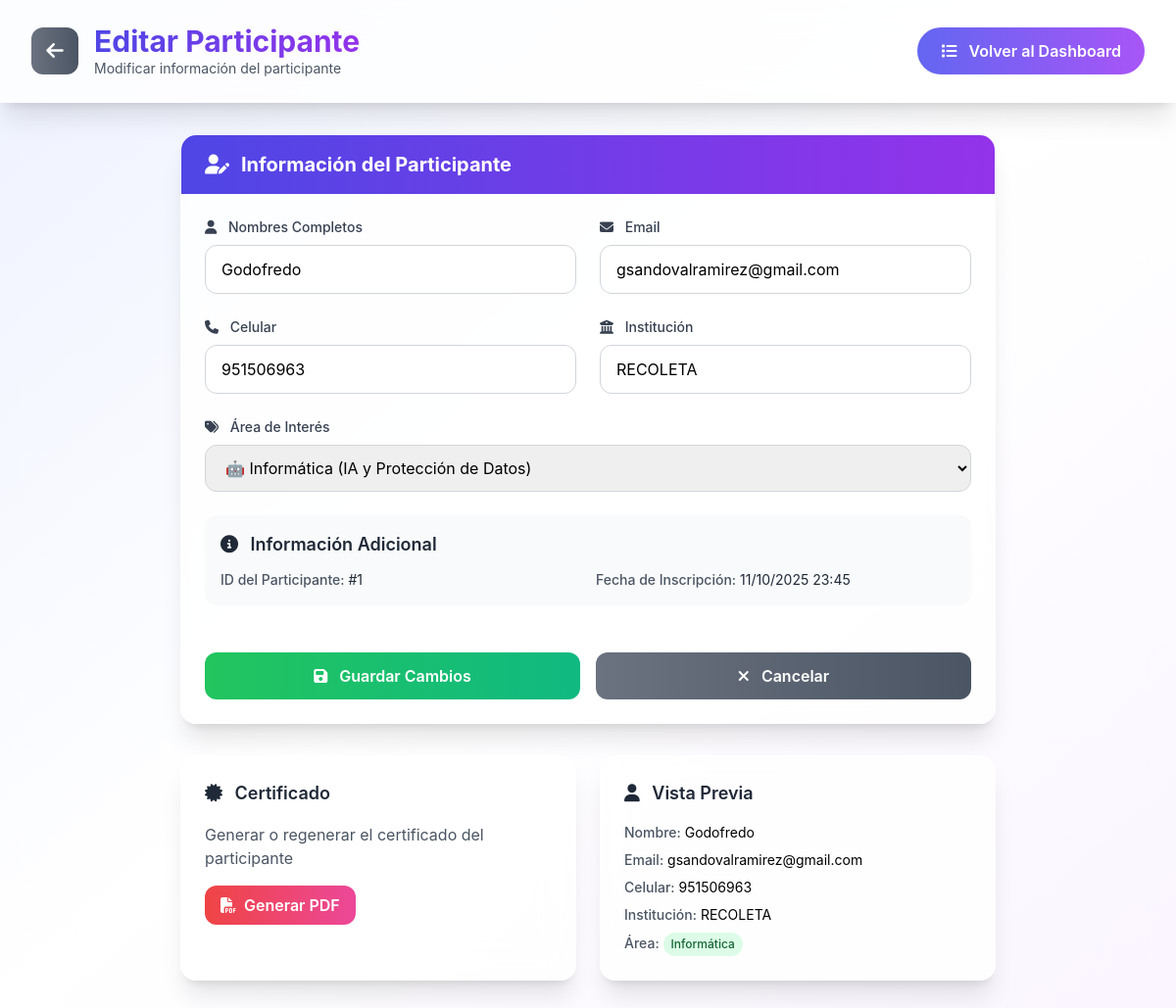
The app's page /admin/editar_participante.php?id=1 (signed in) with its own data.
### tables this page shows
CREATE TABLE `preinscripciones` (
  `id` int(11) NOT NULL,
  `nombres` varchar(150) NOT NULL,
  `email` varchar(100) NOT NULL,
  `celular` varchar(15) NOT NULL,
  `institucion` varchar(150) NOT NULL,
  `area` enum('informatica','metalmecanica') NOT NULL,
  `fecha_inscripcion` timestamp NOT NULL DEFAULT current_timestamp()
);

### admin/editar_participante.php (the view, shortened to what this page needs)
<?php
require_once '../config/conexion.php';
$id = isset($_GET['id']) ? (int)$_GET['id'] : 0;
$stmt = $pdo->prepare("SELECT * FROM preinscripciones WHERE id = ?");
$stmt->execute([$id]);
$participante = $stmt->fetch(PDO::FETCH_ASSOC);
?>
<!DOCTYPE html>
<html lang="es">
<head>
    <link href="https://cdnjs.cloudflare.com/ajax/libs/font-awesome/6.4.0/css/all.min.css" rel="stylesheet">
    <link href="../assets/css/styles.css" rel="stylesheet">
    <script src="https://cdn.tailwindcss.com"></script>
</head>
<body class="bg-gradient-to-br from-indigo-50 via-white to-purple-50 min-h-screen">
    <div class="bg-white/80 backdrop-blur-lg shadow-xl border-b border-white/20">
        <div class="max-w-7xl mx-auto px-4 sm:px-6 lg:px-8">
            <div class="flex justify-between items-center py-6">
                <div class="flex items-center space-x-4">
                    <a href="dashboard.php" class="w-12 h-12 bg-gradient-to-r from-gray-500 to-gray-600 rounded-xl flex items-center justify-center hover:shadow-lg transform hover:-translate-y-1 transition-all duration-200">
                        <i class="fas fa-arrow-left text-white text-xl"></i>
                    </a>
                    <div>
                        <h1 class="text-3xl font-bold bg-gradient-to-r from-indigo-600 to-purple-600 bg-clip-text text-transparent">
                        </h1>
                        <p class="text-gray-600 text-sm">Modificar información del participante</p>
                    </div>
                </div>
                <a href="dashboard.php" class="bg-gradient-to-r from-indigo-500 to-purple-500 text-white px-6 py-3 rounded-full font-semibold hover:shadow-lg transform hover:-translate-y-1 transition-all duration-200">
                    <i class="fas fa-list mr-2"></i>
                    Volver al Dashboard
                </a>
            </div>
        </div>
    </div>
    <div class="max-w-4xl mx-auto px-4 sm:px-6 lg:px-8 py-8">
        <div class="bg-white/80 backdrop-blur-lg rounded-2xl shadow-xl border border-white/20 overflow-hidden">
            <div class="bg-gradient-to-r from-indigo-600 to-purple-600 px-6 py-4">
                <h2 class="text-xl font-bold text-white flex items-center">
                    <i class="fas fa-user-edit mr-3"></i>
                    Información del Participante
                </h2>
            </div>
            <form method="POST" class="p-6 space-y-6">
                <div class="grid grid-cols-1 md:grid-cols-2 gap-6">
                    <div>
                        <label for="nombres" class="block text-sm font-medium text-gray-700 mb-2">
                            <i class="fas fa-user mr-2"></i>
                            Nombres Completos
                        </label>
                        <input type="text"
                               id="nombres"
                               name="nombres"
                               value="<?= htmlspecialchars($participante['nombres']) ?>"
                               required
                               class="w-full px-4 py-3 border border-gray-300 rounded-xl focus:ring-2 focus:ring-indigo-500 focus:border-transparent transition-all duration-200">
                    </div>
                    <div>
                        <label for="email" class="block text-sm font-medium text-gray-700 mb-2">
                            <i class="fas fa-envelope mr-2"></i>
                            Email
                        </label>
                        <input type="email"
                               id="email"
                               name="email"
                               value="<?= htmlspecialchars($participante['email']) ?>"
                               required
                               class="w-full px-4 py-3 border border-gray-300 rounded-xl focus:ring-2 focus:ring-indigo-500 focus:border-transparent transition-all duration-200">
                    </div>
                    <div>
                        <label for="celular" class="block text-sm font-medium text-gray-700 mb-2">
                            <i class="fas fa-phone mr-2"></i>
                            Celular
                        </label>
                        <input type="tel"
                               id="celular"
                               name="celular"
                               value="<?= htmlspecialchars($participante['celular']) ?>"
                               required
                               class="w-full px-4 py-3 border border-gray-300 rounded-xl focus:ring-2 focus:ring-indigo-500 focus:border-transparent transition-all duration-200">
                    </div>
                    <div>
                        <label for="institucion" class="block text-sm font-medium text-gray-700 mb-2">
                            <i class="fas fa-university mr-2"></i>
                            Institución
                        </label>
                        <input type="text"
                               id="institucion"
                               name="institucion"
                               value="<?= htmlspecialchars($participante['institucion']) ?>"
                               required
                               class="w-full px-4 py-3 border border-gray-300 rounded-xl focus:ring-2 focus:ring-indigo-500 focus:border-transparent transition-all duration-200">
                    </div>
                </div>
                <div>
                    <label for="area" class="block text-sm font-medium text-gray-700 mb-2">
                        <i class="fas fa-tags mr-2"></i>
                        Área de Interés
                    </label>
                    <select id="area"
                            name="area"
                            required
                            class="w-full px-4 py-3 border border-gray-300 rounded-xl focus:ring-2 focus:ring-indigo-500 focus:border-transparent transition-all duration-200">
                        <option value="informatica" <?= $participante['area'] == 'informatica' ? 'selected' : '' ?>>
                            🤖 Informática (IA y Protección de Datos)
                        </option>
                    </select>
                </div>
                <div class="bg-gray-50 rounded-xl p-4">
                    <h3 class="text-lg font-semibold text-gray-800 mb-3">
                        <i class="fas fa-info-circle mr-2"></i>
                        Información Adicional
                    </h3>
                    <div class="grid grid-cols-1 md:grid-cols-2 gap-4 text-sm">
                        <div>
                            <span class="font-medium text-gray-600">ID del Participante:</span>
                            <span class="text-gray-800">#<?= $participante['id'] ?></span>
                        </div>
                        <div>
                            <span class="font-medium text-gray-600">Fecha de Inscripción:</span>
                            <span class="text-gray-800"><?= date('d/m/Y H:i', strtotime($participante['fecha_inscripcion'])) ?></span>
                        </div>
                    </div>
                </div>
                <div class="flex flex-col sm:flex-row gap-4 pt-6">
                    <button type="submit"
                            class="flex-1 bg-gradient-to-r from-green-500 to-emerald-500 text-white px-6 py-3 rounded-xl font-semibold hover:shadow-lg transform hover:-translate-y-1 transition-all duration-200">
                        <i class="fas fa-save mr-2"></i>
                        Guardar Cambios
                    </button>
                    <a href="dashboard.php"
                       class="flex-1 bg-gradient-to-r from-gray-500 to-gray-600 text-white px-6 py-3 rounded-xl font-semibold hover:shadow-lg transform hover:-translate-y-1 transition-all duration-200 text-center">
                        <i class="fas fa-times mr-2"></i>
                        Cancelar
                    </a>
                </div>
            </form>
        </div>
        <div class="mt-8 grid grid-cols-1 md:grid-cols-2 gap-6">
            <div class="bg-white/80 backdrop-blur-lg rounded-2xl p-6 shadow-xl border border-white/20">
                <h3 class="text-lg font-semibold text-gray-800 mb-4">
                    <i class="fas fa-certificate mr-2"></i>
                    Certificado
                </h3>
                <p class="text-gray-600 mb-4">Generar o regenerar el certificado del participante</p>
                <a href="generar_certificado.php?id=<?= $participante['id'] ?>"
                   class="inline-flex items-center px-4 py-2 bg-gradient-to-r from-red-500 to-pink-500 text-white rounded-xl font-semibold hover:shadow-lg transform hover:-translate-y-1 transition-all duration-200">
                    <i class="fas fa-file-pdf mr-2"></i>
                    Generar PDF
                </a>
            </div>
            <div class="bg-white/80 backdrop-blur-lg rounded-2xl p-6 shadow-xl border border-white/20">
                <h3 class="text-lg font-semibold text-gray-800 mb-4">
                    <i class="fas fa-user mr-2"></i>
                    Vista Previa
                </h3>
                <div class="space-y-2 text-sm">
                    <div><span class="font-medium text-gray-600">Nombre:</span> <?= htmlspecialchars($participante['nombres']) ?></div>
                    <div><span class="font-medium text-gray-600">Email:</span> <?= htmlspecialchars($participante['email']) ?></div>
                    <div><span class="font-medium text-gray-600">Celular:</span> <?= htmlspecialchars($participante['celular']) ?></div>
                    <div><span class="font-medium text-gray-600">Institución:</span> <?= htmlspecialchars($participante['institucion']) ?></div>
                    <div><span class="font-medium text-gray-600">Área:</span>
                        <span class="inline-flex items-center px-2 py-1 rounded-full text-xs font-medium <?= $participante['area'] == 'informatica' ? 'bg-green-100 text-green-800' : 'bg-orange-100 text-orange-800' ?>">
                            <?= $participante['area'] == 'informatica' ? 'Informática' : 'Metalmecánica' ?>
                        </span>
                    </div>
                </div>
            </div>
        </div>
    </div>
</body>
</html>

### assets/css/styles.css (style rules this page uses)
body { font-family: 'Inter', sans-serif; scroll-behavior: smooth; }

### records on screen
preinscripciones: nombres "Godofredo", email "gsandovalramirez@gmail.com", celular "951506963", institucion "RECOLETA", area "🤖 Informática (IA y Protección de Datos)", id "1", fecha_inscripcion "11/10/2025 23:45"
